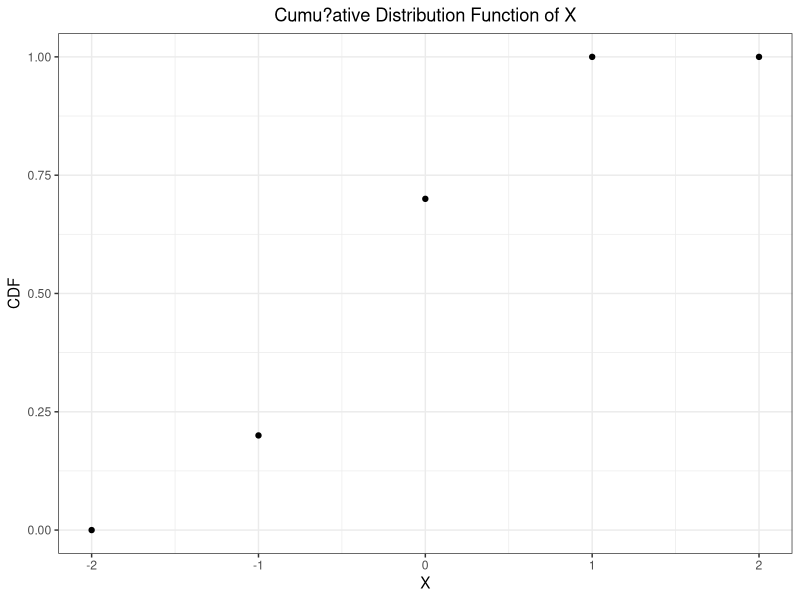

Generate this figure with R: (Note: this script raises an error after producing the figure.)
##################### STOCHASTIC SIMULATION ####################
#####################  HOMEWORK 1 ##############################
#Johannes Talero
library(ggplot2)
library(dplyr)
#2. Inverse method for discrete r.v.'s (Jones):
#  Consider the discrete rand?m variable (r.v.) X with probability mass function (pmf ) given by:
#  P(X = ???1) = 0.2, P(X = 0) = 0.5, P(X = 1) = 0.3

#a) Calculate and plot the Cumulative Distribution Function (CDF) F_X(x) of X.
df<- data.frame('X'= -2:2, 'CDF'=c(0,0.2,0.7,1,1))
ggplot(df, aes(x=X, y=CDF),color='Red')+
  geom_point()+ theme_bw()+
  ggtitle('Cumu?ative Distribution Function of X')+
  theme(plot.title = element_text(hjust = 0.5))

#b) Write a program to generate n values of X with this distribution, using the function runif.
inver_trans_X<-function(uni){
    if (uni<=0.2)
    {val=-1}
    else if (u?i<=0.7)
    {val=0} 
    else 
    {val=1} 
  return(val)
}
random_x<-function(n=1){
  vec<-sapply(runif(n),inver_trans_X)
  return(vec)
}
#c) Let n = 1000, run the program, and determine the proportion of values that are equal to 1.
set.seed(123)
n<-1000
?ample_X <-data.frame('ID'= 1:n, 'X'=random_x(n))
sample_X %>%group_by(X)%>%count(X)/n
#d) Repeat c) with n = 10000.
set.seed(123)
n<-10000
sample_X <-data.frame('ID'= 1:n, 'X'=random_x(n))
sample_X %>%group_by(X)%>%count(X)/n






